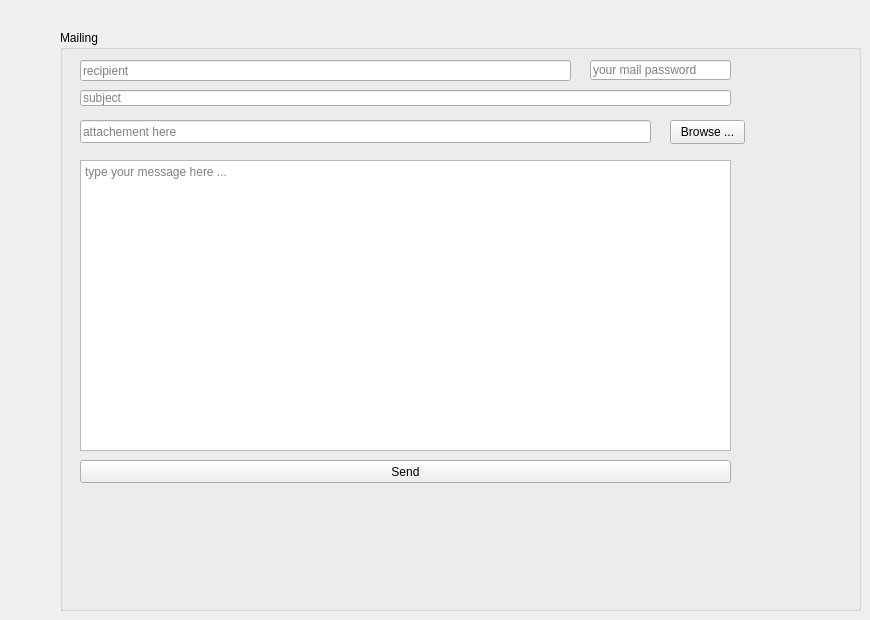
    <widget class="QWidget" name="tab_5">
     <attribute name="title">
      <string>mailing</string>
     </attribute>
     <widget class="QGroupBox" name="groupBox_2">
      <property name="geometry">
       <rect>
        <x>60</x>
        <y>30</y>
        <width>801</width>
        <height>581</height>
       </rect>
      </property>
      <property name="title">
       <string>Mailing</string>
      </property>
      <widget class="QLineEdit" name="rcpt_2">
       <property name="geometry">
        <rect>
         <x>20</x>
         <y>30</y>
         <width>491</width>
         <height>21</height>
        </rect>
       </property>
       <property name="placeholderText">
        <string>recipient</string>
       </property>
      </widget>
      <widget class="QLineEdit" name="subject">
       <property name="geometry">
        <rect>
         <x>20</x>
         <y>60</y>
         <width>651</width>
         <height>16</height>
        </rect>
       </property>
       <property name="placeholderText">
        <string>subject</string>
       </property>
      </widget>
      <widget class="QLineEdit" name="mail_pass">
       <property name="geometry">
        <rect>
         <x>530</x>
         <y>30</y>
         <width>141</width>
         <height>20</height>
        </rect>
       </property>
       <property name="echoMode">
        <enum>QLineEdit::Password</enum>
       </property>
       <property name="placeholderText">
        <string>your mail password</string>
       </property>
      </widget>
      <widget class="QLineEdit" name="file">
       <property name="geometry">
        <rect>
         <x>20</x>
         <y>90</y>
         <width>571</width>
         <height>23</height>
        </rect>
       </property>
       <property name="placeholderText">
        <string>attachement here</string>
       </property>
      </widget>
      <widget class="QPushButton" name="browseBtn">
       <property name="geometry">
        <rect>
         <x>610</x>
         <y>90</y>
         <width>75</width>
         <height>24</height>
        </rect>
       </property>
       <property name="text">
        <string>Browse ...</string>
       </property>
      </widget>
      <widget class="QTextEdit" name="msg">
       <property name="geometry">
        <rect>
         <x>20</x>
         <y>130</y>
         <width>651</width>
         <height>291</height>
        </rect>
       </property>
       <property name="placeholderText">
        <string>type your message here ...</string>
       </property>
      </widget>
      <widget class="QPushButton" name="sendBtn">
       <property name="geometry">
        <rect>
         <x>20</x>
         <y>430</y>
         <width>651</width>
         <height>23</height>
        </rect>
       </property>
       <property name="text">
        <string>Send</string>
       </property>
      </widget>
     </widget>
    </widget>
